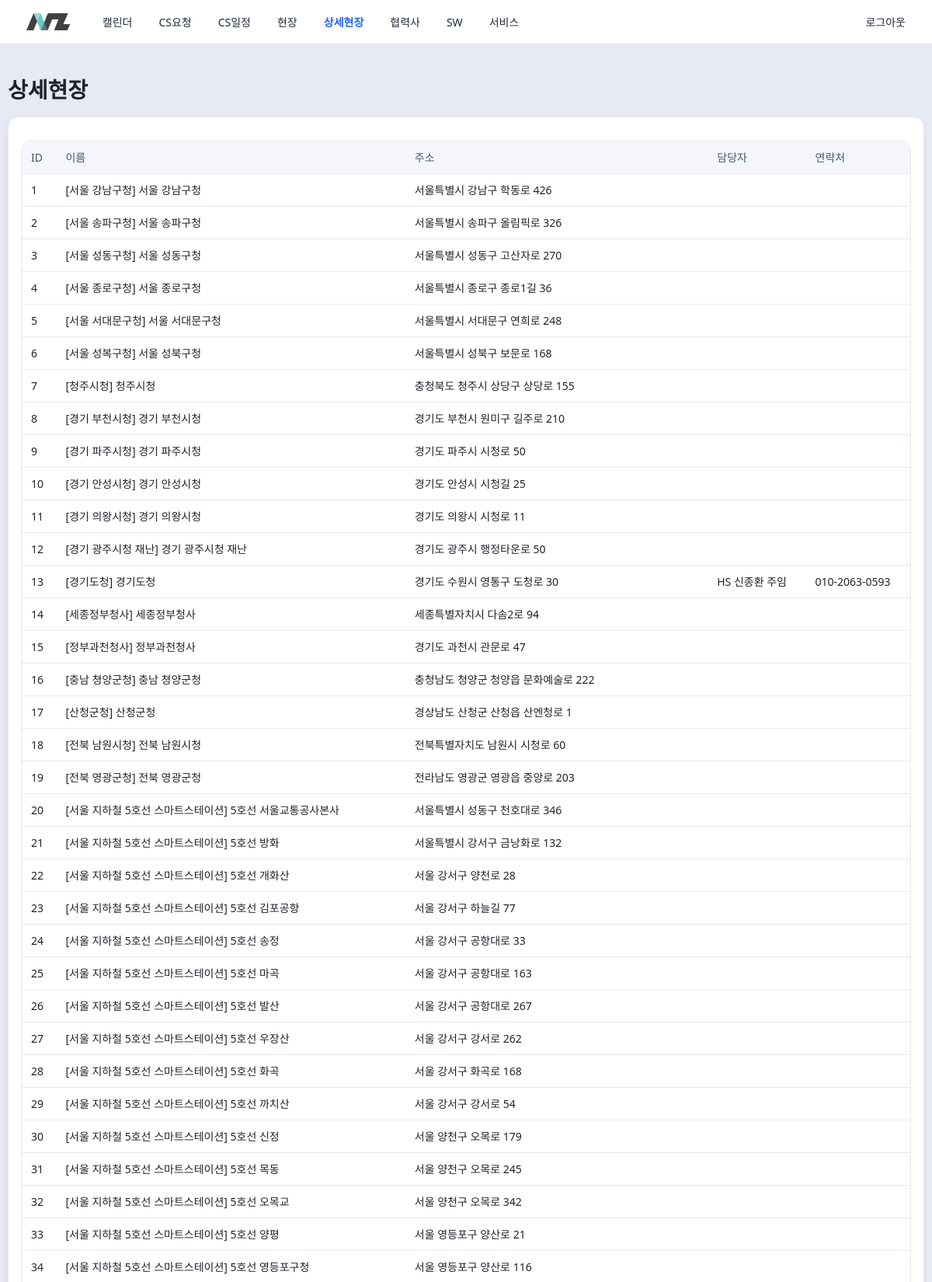
The page /site_locations (signed in, upper part) on the database its author committed.
### app.py (models this page shows)
class SiteLocation(Base):
    __tablename__ = "site_locations"
    location_id = Column(Integer, primary_key=True)
    site_id = Column(Integer, ForeignKey("sites.site_id", ondelete="CASCADE"), nullable=False)
    name = Column(String, nullable=False)
    address = Column(String)
    manager_name = Column(String)
    manager_phone = Column(String)
    note = Column(Text)
    created_at = Column(DateTime, nullable=False, default=func.datetime("now", "localtime"))
    site = relationship("Site", backref="locations")

### app.py (the view)
@app.get("/site_locations", response_class=HTMLResponse)
def site_locations_list(request: Request, db: OrmSession = Depends(get_db), site_id: Optional[int] = None):
    require_login(request)
    q = db.query(SiteLocation).join(Site)
    if site_id: q = q.filter(SiteLocation.site_id == site_id)
    rows = [
        [l.location_id, f"[{l.site.name}] {l.name}", l.address or "", l.manager_name or "", l.manager_phone or ""]
        for l in q.order_by(SiteLocation.location_id.asc()).all()
    ]
    headers = [
        {"label":"ID", "bold": True},
        {"label":"이름", "bold": True},
        {"label":"주소", "bold": True},
        {"label":"담당자", "bold": True},
        {"label":"연락처", "bold": True}
    ]
    can_master = "MASTER" in current_roles(request)
    return render_list(request, "상세현장",
        ["ID","이름","주소","담당자","연락처"], rows, {
        "new":    "/site_locations/new"           if can_master else None,
        "edit":   "/site_locations/edit/{id}"     if can_master else None,
        "delete": "/site_locations/delete/{id}"   if can_master else None,
    })

### templates/generic_list.html (shortened to what this page needs)
{% extends "base.html" %}
{% block content %}
<h1 class="mb-2">{{ title }}</h1>
<div class="card">
  <div class="card-body">
    <table class="table" id="grid">
      <thead>
        <tr>
          {% for h in headers %}
            {% set is_sortable = (h.nosort is not defined) or (not h.nosort) %}
            <th class="{{ h.class }} {% if is_sortable %}sortable{% else %}nosort{% endif %}"
                data-col="{{ loop.index0 }}">
              {{ h.label }}
            </th>
          {% endfor %}
        </tr>
      </thead>
      <tbody>
        {% for row in rows %}
          <tr>
            {% for col in row %}
              {% set meta = headers[loop.index0] if headers|length > loop.index0 else {} %}
              {% set td_cls = meta.td_class if meta.td_class is defined else '' %}
              <td class="{{ td_cls }}">
                {% if meta.format in ['money','int'] %}
                  {{ col|comma }}
                {% else %}
                  {{ col }}
                {% endif %}
              </td>
            {% endfor %}
          </tr>
        {% endfor %}
      </tbody>
    </table>
  </div>
</div>
{% endblock %}

### static/style.css (style rules this page uses)
:root { --bg:#e7e9f5; --panel:#fff; --border:#e7e9ef; --text:#1f2328; --muted:#6b7280; --brand:#2563eb; --brand-weak:#3b82f6; --danger:#ef4444; --ok:#16a34a; --warn:#f59e0b; --radius:14px; --radius-sm:10px; --container:1180px; --control-h:38px; }
* { box-sizing:border-box }
html,body { height:100% }
body { margin:0;background:var(--bg);color:var(--text);font:14px/1.5 system-ui,-apple-system,"Segoe UI",Roboto,Helvetica,Arial }
.card { background:var(--panel);border:1px solid var(--border);border-radius:var(--radius);box-shadow:0 .25rem .75rem rgba(0,0,0,.05) }
.card-body { padding:16px }
.table { width:100%;border-collapse:separate;border-spacing:0;background:var(--panel); border:1px solid var(--border);border-radius:12px;overflow:hidden }
.table th,.table td { padding:10px 12px;border-bottom:1px solid var(--border);text-align:left;vertical-align:middle }
.table th { background:#f4f6fb;color:#475569;font-weight:700 }
.mb-2 { margin-bottom:14px }
.table thead th { text-align: left; font-weight: 500; }
.table thead th.th-left { text-align: left; }

### templates/generic_list.html (style rules this page uses)
.table thead th { position: relative; user-select: none; }
.table thead th.sortable { cursor: pointer; }

### rows shown on the page
SiteLocation: row "1" "[서울 강남구청] 서울 강남구청", address "서울특별시 강남구 학동로 426"
SiteLocation: row "2" "[서울 송파구청] 서울 송파구청", address "서울특별시 송파구 올림픽로 326"
SiteLocation: row "3" "[서울 성동구청] 서울 성동구청", address "서울특별시 성동구 고산자로 270"
SiteLocation: row "4" "[서울 종로구청] 서울 종로구청", address "서울특별시 종로구 종로1길 36"
SiteLocation: row "5" "[서울 서대문구청] 서울 서대문구청", address "서울특별시 서대문구 연희로 248"
SiteLocation: row "6" "[서울 성복구청] 서울 성북구청", address "서울특별시 성북구 보문로 168"
SiteLocation: row "7" "[청주시청] 청주시청", address "충청북도 청주시 상당구 상당로 155"
SiteLocation: row "8" "[경기 부천시청] 경기 부천시청", address "경기도 부천시 원미구 길주로 210"
SiteLocation: row "9" "[경기 파주시청] 경기 파주시청", address "경기도 파주시 시청로 50"
SiteLocation: row "10" "[경기 안성시청] 경기 안성시청", address "경기도 안성시 시청길 25"
SiteLocation: row "11" "[경기 의왕시청] 경기 의왕시청", address "경기도 의왕시 시청로 11"
SiteLocation: row "12" "[경기 광주시청 재난] 경기 광주시청 재난", address "경기도 광주시 행정타운로 50"
SiteLocation: row "13" "[경기도청] 경기도청", address "경기도 수원시 영통구 도청로 30", manager_name "HS 신종환 주임", manager_phone "010-2063-0593"
SiteLocation: row "14" "[세종정부청사] 세종정부청사", address "세종특별자치시 다솜2로 94"
SiteLocation: row "15" "[정부과천청사] 정부과천청사", address "경기도 과천시 관문로 47"
SiteLocation: row "16" "[충남 쳥양군청] 충남 쳥양군청", address "충청남도 청양군 청양읍 문화예술로 222"
SiteLocation: row "17" "[산청군청] 산청군청", address "경상남도 산청군 산청읍 산엔청로 1"
SiteLocation: row "18" "[전북 남원시청] 전북 남원시청", address "전북특별자치도 남원시 시청로 60"
SiteLocation: row "19" "[전북 영광군청] 전북 영광군청", address "전라남도 영광군 영광읍 중앙로 203"
SiteLocation: row "20" "[서울 지하철 5호선 스마트스테이션] 5호선 서울교통공사본사", address "서울특별시 성동구 천호대로 346"
SiteLocation: row "21" "[서울 지하철 5호선 스마트스테이션] 5호선 방화", address "서울특별시 강서구 금낭화로 132"
SiteLocation: row "22" "[서울 지하철 5호선 스마트스테이션] 5호선 개화산", address "서울 강서구 양천로 28"
SiteLocation: row "23" "[서울 지하철 5호선 스마트스테이션] 5호선 김포공항", address "서울 강서구 하늘길 77"
SiteLocation: row "24" "[서울 지하철 5호선 스마트스테이션] 5호선 송정", address "서울 강서구 공항대로 33"
SiteLocation: row "25" "[서울 지하철 5호선 스마트스테이션] 5호선 마곡", address "서울 강서구 공항대로 163"
SiteLocation: row "26" "[서울 지하철 5호선 스마트스테이션] 5호선 발산", address "서울 강서구 공항대로 267"
SiteLocation: row "27" "[서울 지하철 5호선 스마트스테이션] 5호선 우장산", address "서울 강서구 강서로 262"
SiteLocation: row "28" "[서울 지하철 5호선 스마트스테이션] 5호선 화곡", address "서울 강서구 화곡로 168"
SiteLocation: row "29" "[서울 지하철 5호선 스마트스테이션] 5호선 까치산", address "서울 강서구 강서로 54"
SiteLocation: row "30" "[서울 지하철 5호선 스마트스테이션] 5호선 신정", address "서울 양천구 오목로 179"
SiteLocation: row "31" "[서울 지하철 5호선 스마트스테이션] 5호선 목동", address "서울 양천구 오목로 245"
SiteLocation: row "32" "[서울 지하철 5호선 스마트스테이션] 5호선 오목교", address "서울 양천구 오목로 342"
SiteLocation: row "33" "[서울 지하철 5호선 스마트스테이션] 5호선 양평", address "서울 영등포구 양산로 21"
SiteLocation: row "34" "[서울 지하철 5호선 스마트스테이션] 5호선 영등포구청", address "서울 영등포구 양산로 116"

### other values the page prints
{{ title }} "상세현장"
{{ h.label }} "ID" "이름" "주소" "담당자" "연락처"
